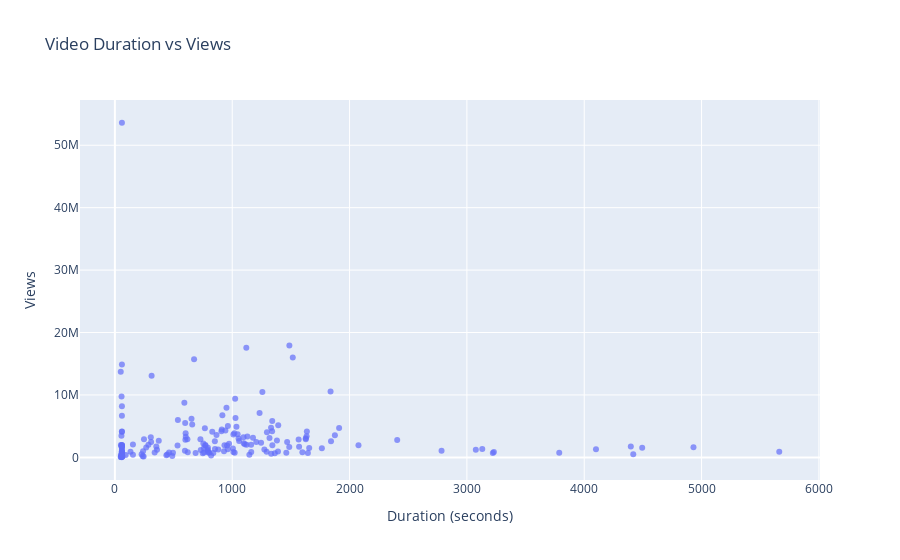

The notebook cell saved with this chart:
### Code cell
# scatter plot
fig = px.scatter(video_data, 
                 x='duration_seconds', 
                 y='views', 
                 hover_name='Title',  # Show video title on hover
                 title='Video Duration vs Views',
                 labels={'duration_seconds': 'Duration (seconds)', 'views': 'Views'},
                 opacity=0.7)


fig.show()

### Figure 1 — Plotly figure (JSON) as saved in the notebook; plotly's stock layout.template omitted (floating-point values rounded to 4 significant figures; data arrays with more than 128 entries replaced by an {"elided": "..."} marker saying what was removed)
{"data": [{"hovertemplate": "<b>%{hovertext}</b><br><br>Duration (seconds)=%{x}<br>Views=%{y}<extra></extra>", "hovertext": {"elided": "185 str values"}, "legendgroup": "", "marker": {"color": "#636efa", "opacity": 0.7, "symbol": "circle"}, "mode": "markers", "name": "", "orientation": "v", "showlegend": false, "type": "scatter", "x": {"elided": "185 int values"}, "xaxis": "x", "y": {"elided": "185 int values"}, "yaxis": "y"}], "layout": {"legend": {"tracegroupgap": 0}, "title": {"text": "Video Duration vs Views"}, "xaxis": {"anchor": "y", "domain": [0, 1], "title": {"text": "Duration (seconds)"}}, "yaxis": {"anchor": "x", "domain": [0, 1], "title": {"text": "Views"}}}}
